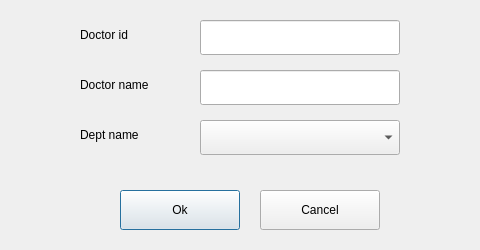
<?xml version="1.0" encoding="UTF-8"?>
<ui version="4.0">
 <class>DoctorEditDialog</class>
 <widget class="QDialog" name="DoctorEditDialog">
  <property name="geometry">
   <rect>
    <x>0</x>
    <y>0</y>
    <width>480</width>
    <height>250</height>
   </rect>
  </property>
  <property name="windowTitle">
   <string>DoctorEditDialog</string>
  </property>
  <widget class="QPushButton" name="pbOk">
   <property name="geometry">
    <rect>
     <x>120</x>
     <y>190</y>
     <width>120</width>
     <height>40</height>
    </rect>
   </property>
   <property name="text">
    <string>Ok</string>
   </property>
  </widget>
  <widget class="QPushButton" name="pbCancel">
   <property name="geometry">
    <rect>
     <x>260</x>
     <y>190</y>
     <width>120</width>
     <height>40</height>
    </rect>
   </property>
   <property name="text">
    <string>Cancel</string>
   </property>
  </widget>
  <widget class="QLabel" name="lbDoctorId">
   <property name="geometry">
    <rect>
     <x>80</x>
     <y>20</y>
     <width>100</width>
     <height>30</height>
    </rect>
   </property>
   <property name="text">
    <string>Doctor id</string>
   </property>
  </widget>
  <widget class="QLabel" name="lbDoctorName">
   <property name="geometry">
    <rect>
     <x>80</x>
     <y>70</y>
     <width>100</width>
     <height>30</height>
    </rect>
   </property>
   <property name="text">
    <string>Doctor name</string>
   </property>
  </widget>
  <widget class="QLabel" name="lbDeptName">
   <property name="geometry">
    <rect>
     <x>80</x>
     <y>120</y>
     <width>100</width>
     <height>30</height>
    </rect>
   </property>
   <property name="text">
    <string>Dept name</string>
   </property>
  </widget>
  <widget class="QLineEdit" name="leDoctorId">
   <property name="geometry">
    <rect>
     <x>200</x>
     <y>20</y>
     <width>200</width>
     <height>35</height>
    </rect>
   </property>
  </widget>
  <widget class="QLineEdit" name="leDoctorName">
   <property name="geometry">
    <rect>
     <x>200</x>
     <y>70</y>
     <width>200</width>
     <height>35</height>
    </rect>
   </property>
  </widget>
  <widget class="QComboBox" name="cbDeptName">
   <property name="geometry">
    <rect>
     <x>200</x>
     <y>120</y>
     <width>200</width>
     <height>35</height>
    </rect>
   </property>
  </widget>
 </widget>
 <layoutdefault spacing="6" margin="11"/>
 <resources/>
 <connections/>
</ui>
